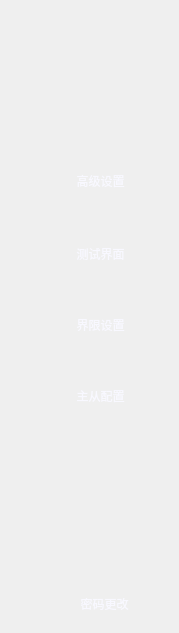
     <widget class="QWidget" name="page_38">
      <widget class="QPushButton" name="pushButton_3">
       <property name="geometry">
        <rect>
         <x>69</x>
         <y>40</y>
         <width>57</width>
         <height>57</height>
        </rect>
       </property>
       <property name="focusPolicy">
        <enum>Qt::NoFocus</enum>
       </property>
       <property name="styleSheet">
        <string notr="true">background:transparent;
border-image: url(:/re/back.png);</string>
       </property>
       <property name="text">
        <string/>
       </property>
       <property name="flat">
        <bool>true</bool>
       </property>
      </widget>
      <widget class="QLabel" name="label_87">
       <property name="geometry">
        <rect>
         <x>16</x>
         <y>167</y>
         <width>17</width>
         <height>27</height>
        </rect>
       </property>
       <property name="styleSheet">
        <string notr="true">border-image: url(:/LCD_CS351/LCD_CS351/logo/triangle.png);</string>
       </property>
       <property name="text">
        <string/>
       </property>
      </widget>
      <widget class="QPushButton" name="pushButton_58">
       <property name="geometry">
        <rect>
         <x>35</x>
         <y>160</y>
         <width>131</width>
         <height>41</height>
        </rect>
       </property>
       <property name="focusPolicy">
        <enum>Qt::NoFocus</enum>
       </property>
       <property name="styleSheet">
        <string notr="true">QPushButton{
    border:none;
    background:transparent;
    font: 18pt &quot;黑体&quot;;
    color: rgb(248, 248, 255);
}</string>
       </property>
       <property name="text">
        <string>高级设置</string>
       </property>
       <property name="autoDefault">
        <bool>false</bool>
       </property>
       <property name="flat">
        <bool>true</bool>
       </property>
      </widget>
      <widget class="QLabel" name="label_88">
       <property name="geometry">
        <rect>
         <x>16</x>
         <y>240</y>
         <width>17</width>
         <height>27</height>
        </rect>
       </property>
       <property name="styleSheet">
        <string notr="true">border-image: url(:/LCD_CS351/LCD_CS351/logo/triangle.png);</string>
       </property>
       <property name="text">
        <string/>
       </property>
      </widget>
      <widget class="QPushButton" name="pushButton_66">
       <property name="geometry">
        <rect>
         <x>35</x>
         <y>233</y>
         <width>131</width>
         <height>41</height>
        </rect>
       </property>
       <property name="focusPolicy">
        <enum>Qt::NoFocus</enum>
       </property>
       <property name="styleSheet">
        <string notr="true">QPushButton{
    border:none;
    background:transparent;
    font: 18pt &quot;黑体&quot;;
    color: rgb(248, 248, 255);
}</string>
       </property>
       <property name="text">
        <string>测试界面</string>
       </property>
       <property name="autoDefault">
        <bool>false</bool>
       </property>
       <property name="flat">
        <bool>true</bool>
       </property>
      </widget>
      <widget class="QPushButton" name="pushButton_100">
       <property name="geometry">
        <rect>
         <x>39</x>
         <y>583</y>
         <width>131</width>
         <height>41</height>
        </rect>
       </property>
       <property name="focusPolicy">
        <enum>Qt::NoFocus</enum>
       </property>
       <property name="styleSheet">
        <string notr="true">QPushButton{
    border:none;
    background:transparent;
    font: 18pt &quot;黑体&quot;;
    color: rgb(248, 248, 255);
}</string>
       </property>
       <property name="text">
        <string>密码更改</string>
       </property>
       <property name="autoDefault">
        <bool>false</bool>
       </property>
       <property name="flat">
        <bool>true</bool>
       </property>
      </widget>
      <widget class="QLabel" name="label_101">
       <property name="geometry">
        <rect>
         <x>20</x>
         <y>590</y>
         <width>17</width>
         <height>27</height>
        </rect>
       </property>
       <property name="styleSheet">
        <string notr="true">border-image: url(:/LCD_CS351/LCD_CS351/logo/triangle.png);</string>
       </property>
       <property name="text">
        <string/>
       </property>
      </widget>
      <widget class="QLabel" name="label_99">
       <property name="geometry">
        <rect>
         <x>16</x>
         <y>382</y>
         <width>17</width>
         <height>27</height>
        </rect>
       </property>
       <property name="styleSheet">
        <string notr="true">border-image: url(:/LCD_CS351/LCD_CS351/logo/triangle.png);</string>
       </property>
       <property name="text">
        <string/>
       </property>
      </widget>
      <widget class="QPushButton" name="pushButton_86">
       <property name="geometry">
        <rect>
         <x>35</x>
         <y>375</y>
         <width>131</width>
         <height>41</height>
        </rect>
       </property>
       <property name="focusPolicy">
        <enum>Qt::NoFocus</enum>
       </property>
       <property name="styleSheet">
        <string notr="true">QPushButton{
    border:none;
    background:transparent;
    font: 18pt &quot;黑体&quot;;
    color: rgb(248, 248, 255);
}</string>
       </property>
       <property name="text">
        <string>主从配置</string>
       </property>
       <property name="autoDefault">
        <bool>false</bool>
       </property>
       <property name="flat">
        <bool>true</bool>
       </property>
      </widget>
      <widget class="QLabel" name="label_162">
       <property name="geometry">
        <rect>
         <x>16</x>
         <y>311</y>
         <width>17</width>
         <height>27</height>
        </rect>
       </property>
       <property name="styleSheet">
        <string notr="true">border-image: url(:/LCD_CS351/LCD_CS351/logo/triangle.png);</string>
       </property>
       <property name="text">
        <string/>
       </property>
      </widget>
      <widget class="QPushButton" name="pushButton_55">
       <property name="geometry">
        <rect>
         <x>35</x>
         <y>304</y>
         <width>131</width>
         <height>41</height>
        </rect>
       </property>
       <property name="focusPolicy">
        <enum>Qt::NoFocus</enum>
       </property>
       <property name="styleSheet">
        <string notr="true">QPushButton{
    border:none;
    background:transparent;
    font: 18pt &quot;黑体&quot;;
    color: rgb(248, 248, 255);
}</string>
       </property>
       <property name="text">
        <string>界限设置</string>
       </property>
       <property name="autoDefault">
        <bool>false</bool>
       </property>
       <property name="flat">
        <bool>true</bool>
       </property>
      </widget>
     </widget>
